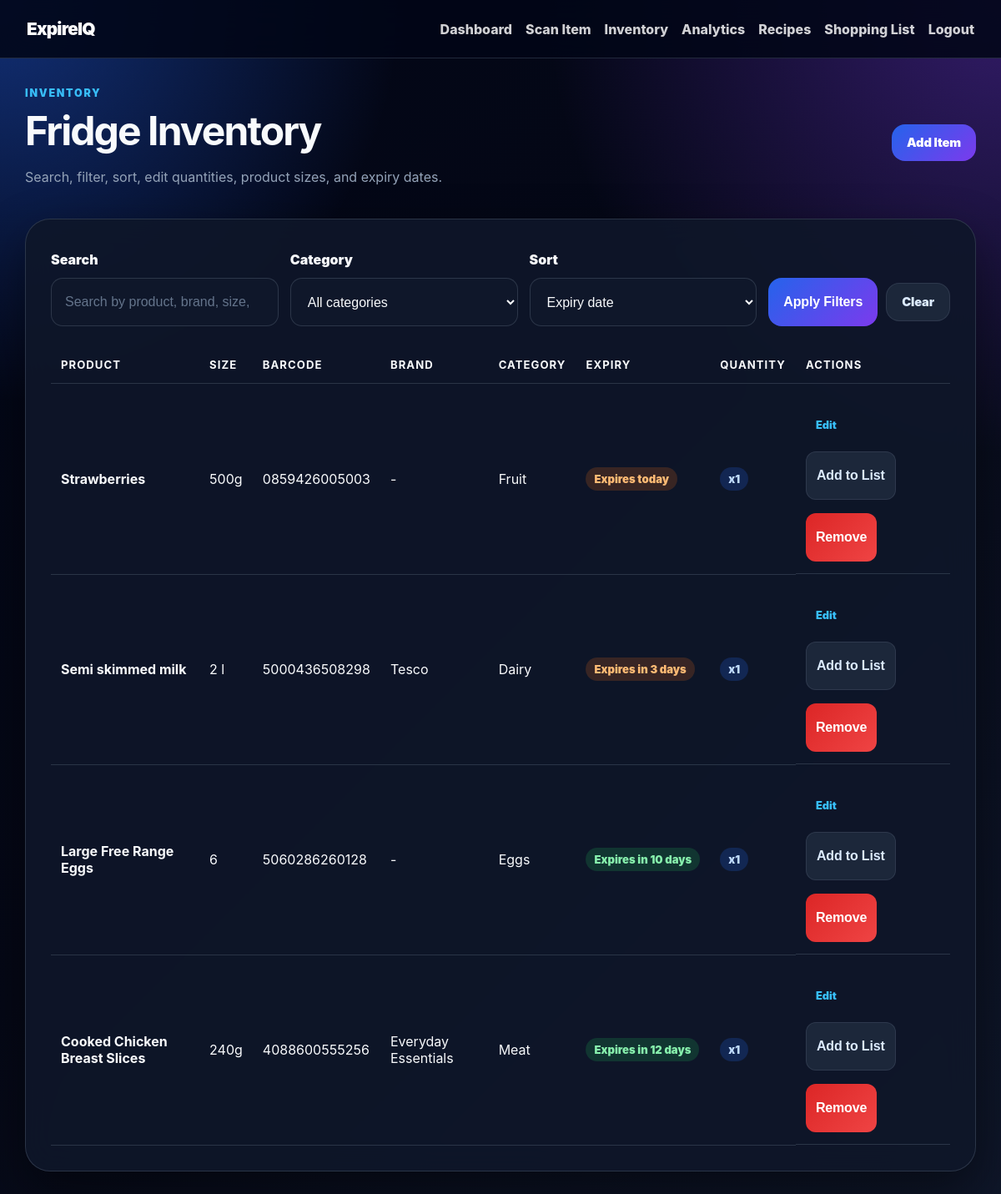
Screenshot of /items (signed in) with the database file from the repository.
### app/models.py (models this page shows)
class InventoryItem(Base):
    __tablename__ = "inventory_items"
    id: Mapped[int] = mapped_column(primary_key=True, index=True)
    user_id: Mapped[int] = mapped_column(ForeignKey("users.id"))
    product_id: Mapped[int] = mapped_column(ForeignKey("products.id"))
    expiration_date: Mapped[Optional[date]] = mapped_column(Date, nullable=True)
    quantity: Mapped[int] = mapped_column(Integer, default=1)
    status: Mapped[str] = mapped_column(String, default="in_fridge")
    added_at: Mapped[datetime] = mapped_column(DateTime, default=datetime.utcnow)
    user: Mapped["User"] = relationship(back_populates="inventory_items")
    product: Mapped["Product"] = relationship(back_populates="inventory_items")

class Product(Base):
    __tablename__ = "products"
    id: Mapped[int] = mapped_column(primary_key=True, index=True)
    barcode: Mapped[str] = mapped_column(String, unique=True, index=True)
    name: Mapped[str] = mapped_column(String)
    brand: Mapped[Optional[str]] = mapped_column(String, nullable=True)
    size: Mapped[Optional[str]] = mapped_column(String, nullable=True)
    category: Mapped[Optional[str]] = mapped_column(String, nullable=True)
    full_category: Mapped[Optional[str]] = mapped_column(String, nullable=True)
    created_at: Mapped[datetime] = mapped_column(DateTime, default=datetime.utcnow)
    inventory_items: Mapped[List["InventoryItem"]] = relationship(back_populates="product")

### app/main.py (the view)
@app.get("/items")
def items_page(
    request: Request,
    search: str = "",
    category: str = "",
    sort: str = "expiry",
    db: Session = Depends(get_db)
):
    user = require_user(request, db)
    items = crud.get_user_inventory(db, user.id)
    categories = crud.get_inventory_categories(db, user.id)
    if search:
        search_lower = search.lower()
        items = [
            item for item in items
            if (
                search_lower in (item.product.name or "").lower()
                or search_lower in (item.product.brand or "").lower()
                or search_lower in (item.product.category or "").lower()
                or search_lower in (item.product.size or "").lower()
            )
        ]
    if category:
        items = [
            item for item in items
            if item.product.category == category
        ]
    if sort == "name":
        items.sort(key=lambda item: item.product.name or "")
    elif sort == "quantity":
        items.sort(key=lambda item: item.quantity, reverse=True)
    else:
        items.sort(
            key=lambda item: (
                item.expiration_date is None,
                item.expiration_date
            )
        )
    return templates.TemplateResponse(
        request,
        "items.html",
        {
            "user": user,
            "items": items,
            "categories": categories,
            "search": search,
            "selected_category": category,
            "sort": sort
        }
    )

### templates/items.html (shortened to what this page needs)
<!DOCTYPE html>
<html>
<head>
    <link rel="stylesheet" href="/static/style.css">
</head>
<body class="appliance-mode">
    <nav class="top-nav">
        <div class="brand">ExpireIQ</div>
        <div class="nav-links">
            <a href="/dashboard">Dashboard</a>
            <a href="/scan">Scan Item</a>
            <a href="/items">Inventory</a>
            <a href="/analytics">Analytics</a>
            <a href="/recipes">Recipes</a>
            <a href="/shopping-list">Shopping List</a>
            <a href="/logout">Logout</a>
        </div>
    </nav>
    <main>
        <section class="page-header">
            <div>
                <p class="eyebrow">Inventory</p>
                <h1>Fridge Inventory</h1>
                <p class="muted">Search, filter, sort, edit quantities, product sizes, and expiry dates.</p>
            </div>
            <a class="button-link primary" href="/scan">Add Item</a>
        </section>
        <section class="card">
            <form method="get" class="inventory-filters">
                <div class="field compact">
                    <label for="search">Search</label>
                    <input
                        id="search"
                        type="search"
                        name="search"
                        placeholder="Search by product, brand, size, category..."
                        value="{{ search }}"
                    >
                </div>
                <div class="field compact">
                    <label for="category">Category</label>
                    <select id="category" name="category">
                        <option value="">All categories</option>
                    </select>
                </div>
                <div class="field compact">
                    <label for="sort">Sort</label>
                    <select id="sort" name="sort">
                        <option value="expiry" {% if sort == "expiry" %}selected{% endif %}>
                            Expiry date
                        </option>
                    </select>
                </div>
                <div class="filter-actions">
                    <button type="submit">Apply Filters</button>
                    <a class="button-link secondary" href="/items">Clear</a>
                </div>
            </form>
            {% if items %}
                <div class="table-wrapper">
                    <table id="inventory-table">
                        <thead>
                            <tr>
                                <th>Product</th>
                                <th>Size</th>
                                <th>Barcode</th>
                                <th>Brand</th>
                                <th>Category</th>
                                <th>Expiry</th>
                                <th>Quantity</th>
                                <th>Actions</th>
                            </tr>
                        </thead>
                        <tbody>
                            {% for item in items %}
                                <tr>
                                    <td><strong>{{ item.product.name }}</strong></td>
                                    <td>{{ item.product.size or "-" }}</td>
                                    <td>{{ item.product.barcode }}</td>
                                    <td>{{ item.product.brand or "-" }}</td>
                                    <td>
                                        <span title="{{ item.product.full_category or item.product.category or '' }}">
                                            {{ item.product.category or "-" }}
                                        </span>
                                    </td>
                                    <td>
                                        <span class="badge {{ expiry_status(item.expiration_date) }}">
                                            {{ expiry_label(item.expiration_date) }}
                                        </span>
                                    </td>
                                    <td>
                                        <span class="quantity-pill">x{{ item.quantity }}</span>
                                    </td>
                                    <td class="actions">
                                        <a class="small-link" href="/items/{{ item.id }}/edit">Edit</a>
                                        <form method="post" action="/items/{{ item.id }}/edit">
                                            <button class="secondary small" type="submit">Add to List</button>
                                        </form>
                                        <form method="post" action="/delete-item/{{ item.id }}">
                                            <button class="delete small" type="submit">Remove</button>
                                        </form>
                                    </td>
                                </tr>
                            {% endfor %}
                        </tbody>
                    </table>
                </div>
            {% else %}
                <p class="empty-state">No matching items found.</p>
            {% endif %}
        </section>
    </main>
</body>
</html>

### rows the page displays
InventoryItem: product.name "Strawberries", product "500g", product.barcode "0859426005003", product "-", product "Fruit", expiration_date "Expires today", quantity "1"
InventoryItem: product.name "Semi skimmed milk", product "2 l", product.barcode "5000436508298", product "Tesco", product "Dairy", expiration_date "Expires in 3 days", quantity "1"
InventoryItem: product.name "Large Free Range Eggs", product "6", product.barcode "5060286260128", product "-", product "Eggs", expiration_date "Expires in 10 days", quantity "1"
InventoryItem: product.name "Cooked Chicken Breast Slices", product "240g", product.barcode "4088600555256", product "Everyday Essentials", product "Meat", expiration_date "Expires in 12 days", quantity "1"
